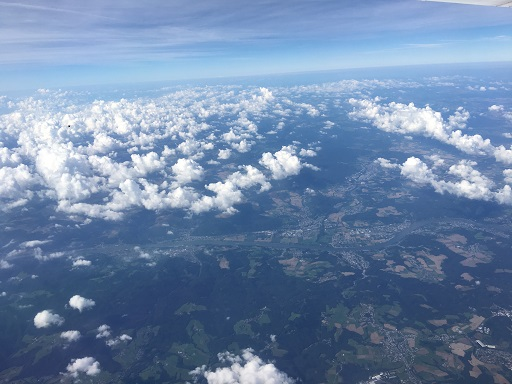
#> input picture clouds.jpg, 512 x 384 px
$ jupyter execute 10-11.ipynb
#> lines starting #> are read from the running program, lines starting #| are printed output that depends on the picture; after the words box and inside, x2 and y2 are one past the last pixel; in counts of white or black regions, pixels touching at a corner belong together
# The Strategy DP & the Iterator DP #

### Richard Mather ###

### October, 2021 ###

## This unit introduces two 'Behavioural' Design Patterns ##

## Both <font color="red">Strategy</font> and <font color="red">Iterator</font> have object-level scope ##

## At the end of this unit there are <font color="red">two logbook exercises for you to complete</font>  ##

## The Strategy Design Pattern ##
### An object behavioural pattern ###

### Intent: ###
"Define a family of algorithms, encapsulate each one, and make them interchangeable. Strategy lets the algorithm vary independently from clients that use it" (Gamma et al., 1995)

- Use this when classes differ only in their behaviour ... provide a means for configuring a class with one of many behaviours
- Have many uses including line-break strategies across different platforms, the application of different financial forecast instruments, different strategies may be applied to GUI dialog boxes to ensure users enter valid data

### Structure ###

This is the generalised structure as presented in Gamma et al. (1995)

### Consequences ###

- Useful for implementing families of related algorithms
- It is an alternative to sub-classing (which statically hardwires behaviour) and thereby allow strategies to vary dynamically
- Strategies remove the need for conditional statements
- Particularly powerful in Python where there is no need to create classes for each strategy as these may be represented as different First Class functions that may be passed to the same Strategy class/object ... see example below

### Implementation ###

One worked example is provided and this is used as a template for a logbook exercise where by 'varying' strategies you demonstrate the capability of the OpenCV computer-vision library.
- Jungwoo Ryoo's example is typically concise and (as for his Factory Method) again exploits: (a) Python's <font color="red">dynamic duck-typing</font> to avoid having to implement interfaces ... i.e. if it has a quack() method then just call it; and (b) Python's <font color="red">First Class functions</font> to avoid having to wrap the factory method in a class (https://www.lynda.com/Python-tutorials/Strategy-example/369187/419208-4.html)<br>

- Here the <font color="red">types</font> module is needed to support dynamic creation of new types
- In the case below new method types are dynamically created:
 - ... the default "execute()" method
 - ... which may be replaced by "strategy_one()" or "strategy_two()"
- The differences to the GoF version of the Strategy DP include:
 - although performing the role of placeholder for ***AlgorithmInterface***, the ***Strategy*** entity is both concrete and capable of resolving ***ANY*** replacement method ... i.e. almost a *super* strategy
 - there are no **ConcreteStrategyA/B/C** class entities. These are not needed in Python as 'bare' First Class function methods **strategy_one()** and **strategy_two()** perform the strategy alternatives perfectly adequately.
 - The ***execute(...)*** method on **Strategy** is both a concrete replacement and an abstraction for resolving all algorithms


[cell 1]
# Example from Jungwoo Ryoo (2015)

# The 'types' module is needed to support dynamic creation of new types. In this case we dynamically create
# ... a new method type
import types #Import the types module

# Although 'concrete' this performs the role of the Strategy interface in the GoF example
class Strategy:
    """The Strategy Pattern class"""

    def __init__(self, function=None):
        self.name = "Default Strategy"

        #If a reference to a function is provided, replace the execute() method with the given function
        if function:
            # When a new method is added with MethodType (from the 'types' module) this dynamically
            # ... binds/maps the new method
            # ... at runtime so that behaves like a normal Python method for the Strategy object
            self.execute = types.MethodType(function, self)

    # Although 'concrete' this performs an equivalent role to the GoF "AlgorithmInterface()"
    def execute(self): #This gets replaced by another version if another strategy is provided.
        """The defaut method that prints the name of the strategy being used"""
        print("{} is used!".format(self.name))

# Replacement method 1 - this is a concrete implementation of 'AlgorithmInterface'
def strategy_one(self):
    print("{} is used to execute method 1".format(self.name))

# Replacement method 2 - this is a concrete implementation of 'AlgorithmInterface'
def strategy_two(self):
    print("{} is used to execute method 2".format(self.name))

# Let's create our default strategy
s0 = Strategy()
# Let's execute our default strategy
s0.execute()

# Let's create the first variation of our default strategy by providing a new behavior
s1 = Strategy(strategy_one)
# Let's set its name
s1.name = "Strategy One"
# Let's execute the strategy
s1.execute()

s2 = Strategy(strategy_two)
s2.name = "Strategy Two"
s2.execute()

## The Iterator Design Pattern ##
### An object behavioural pattern ###

### Intent: ###
"Provide a way to access the elements of an aggregate object sequentially without exposing its underlying representation" (Gamma et al., 1995)

- Aggregate objects (arrays, lists and other sequences/collections) need methods for access to elements and for different types of traversal
- However you don't really want to bloat a List (or other collection) interface with these methods
- At one level of abstraction you can assign data and access/traversal methods to separate objects - e.g. List and ListIterator (see below)

- The Iterator DP provides a solution for keeping the data object separate from access/traversal methods

- ... but this still couples the aggregate object (a list) to its specific ListIterator and "the client must know that it is a *list* that's traversed as opposed to some other aggregate structure" (Gamma et al., 1995)
- The Iterator DP provides a <font color="red">polymorphic iteration</font> solution for changing the 'aggregate' class without having to change the client code
- The Iterator DP abstracts both the Iterator functions (first/next/isDone/currentItem) and *AbstractList/Collection* functions (createIterator/count/append/remove) to an interface/abstract class (see below)
- NOTE: The responsibility *CreateIterator* is devolved to concrete classes to instantiate the iterator approriate to the aggregate object (ahh ... this looks like a *Factory Method DP* then!)
- Iterators are so essential they are built into many languages and Dusty Phillips (2015) nicely explains their role as follows ...

*In typical design pattern parlance, an iterator is an object with a ```next()``` method and a ```done()``` method; the latter returns ```True``` if there are no items left in the sequence. In a programming language without built-in support for iterators, the iterator would be looped over like this:*

```
        while not iterator.done():
            item = iterator.next()
            # do something with the item
```
*In Python, iteration is a special feature, so the method gets a special name, ```__next__```. This method can be accessed using the ```next(iterator)``` built in. Rather than a ```done``` method, the iterator raises ```StopIteration``` to notify the loop that it has completed. Finally, we have the much more readable ```for item in iterator``` syntax to actually access items in an iterator instead of messing around with a ```while``` loop.*

### Structure ###

This is the generalised structure as presented in Gamma et al. (1995)

### Consequences ###

Consequences of using the Iterator DP are mostly positive:

- It supports different types of traversal - e.g. complex aggregates may be easily treated with different traversal algorithms
- Iterators simplify the interface of the aggregate object
- Iterators decouple client code from iterator implementations


### Implementation ###

- Because iterators are embedded in most OO languages, developers are more usually consumers of Iterator DPs rather than having to engineer them

#### Example [1] below is derived from multiple sources ####
- It really serves as evidence of the presence of the **Iterator DP** by:
 - demonstrating *client* code and the application of 3x *concrete iterator* implementations applied to a *concrete list*
 - demonstrating the behaviour of two iterators - the *zip* tuple iteratorand the *generator* (iterable list of items) iterator
- The first two iterator implementations/variations return/yield *generator* iterable objects that 'yield' next items
- Generators are simple functions which avoid loading large collections into memory - they just remember
- ... where they are in the collection and yield that item before moving on to the next
- Return simply returns the value after the function call,
 - ... and it will not allow you to do anything else after the return statement. ...
 - ... yield returns a value only once, and the next time you call the same function
 - ... it will move on to the next yield statement. Also in generators we always get the object as output

- With a *generator* you can either use a for loop or call *next()*
- The third iterator returns a *zip* object
- Both *zip* and *generator* objects are iterable using ``` for element in collection: ```
- ``` for element in collection: ``` uses next() and the *StopIteration* (in other languages *IsDone*) protocols but hide these
- The final two examples demonstrate using both zip and generator objects with two elements by ...
 - illustrating by application the presence of a *next()* method
 - and catching the *StopIteration* exception when a call to a non-existant third element is made

#### Example [2] is a logbook exercise and is a simple demonstration of the Python __iter__() function
- The ```__iter__()``` function returns an iterator object that goes through the each element of the given object.
- The next element can be accessed through ```__next__()``` function.
- ```__iter__()``` can be applied to many aggregate objects (lists, sets, tuples etc and other custom objects)

```
mylist = ['item1', 'item2', 'item3']

iter_mylist = iter(mylist)

try:
    print(next(iter_mylist))
    print(next(iter_mylist))
    print(next(iter_mylist))
    # Exceeds number of items so should raise StopIteration exception
    print( next(iter_mylist))
except Exception as e:
    print(e)
    print(sys.exc_info())
```

[cell 2]
import sys

# CONCRETE ITERATOR 1
# uses numberItems and list of books to create an iterator of tuples of numberItems length and yields (like return a generator
def special_iterator1(numberItems, _list):
    # zip returns an object which is an iterator of tuples
    # ... such as ((1,"Anna Karenina by Leo Tolstoy"), (2,"Madame Bovary by Gustave Flaubert"))
    tupleIterator = zip(range(numberItems), _list)

    # Iterate over the iterable tuple and extract the 'top books'
    # ... insert them in a generator named _generator
    for position, _generator in tupleIterator:
        # Return the selected items in a generator
        # Generators are objects and simple functions which return an iterable set of items
        # Return simply returns the value after the function call,
        # ... and it will not allow you to do anything else after the return statement. ...
        # ... yield 'returns' a value only once, and the next time you call the same function
        # ... it will move on to the next yield statement. Also in generators we always get the object as output
        yield _generator

# CONCRETE ITERATOR 2
# Use range parameters to select beginning, end and every nth items - this yields items from the 'tupleIterator'
def special_iterator2(start, stop, step, _list):
    # NOTE: syntax for returning elements in _list with start, end and steps in a sequence
    tupleIterator = zip(range(start, stop, step), _list[start:stop:step])
    for position, _generator2 in tupleIterator:
        yield _generator2

# CONCRETE ITERATOR 3
# Use range parameters to select beginning, end and every nth items - returns the entire 'tupleIterator' and tuple contents
def special_iterator3(start, stop, step, _list):
    tupleIterator = zip(range(start, stop, step), _list[start:stop:step])
    return tupleIterator

top10books=["Anna Karenina by Leo Tolstoy", "Madame Bovary by Gustave Flaubert", "War and Peace by Leo Tolstoy",
           "Lolita by Vladimir Nabokov", "The Adventures of Huckleberry Finn by Mark Twain", "Hamlet by William Shakespeare",
           "The Great Gatsby by F. Scott Fitzgerald", "In Search of Lost Time by Marcel Proust",
           "The Stories of Anton Chekhov by Anton Chekhov", "Middlemarch by George Eliot"]

print("\nOutput from special_iterator1\n")
# Inspect the generator returned by iterator 1
for item in special_iterator1(7, top10books):
    print("{}".format(item))

# Inspect the generator returned by iterator 2
print("\nOutput from special_iterator2\n")
for item in special_iterator2(3,7,2, top10books):
    print("{}".format(item))

# Inspect the tuple returned by iterator 3
print("\nOutput from special_iterator3\n")
for item in special_iterator3(3,7,2, top10books):
    print("{}".format(item))


# Demonstrate ubiquitous next() and IsDone() (in Python's case StopIteration 'error') of Iterator DPs in a generator iterator
print("\nOutput from GENERATOR using next() and observing StopIteration\n")
s_i_generator = special_iterator2(3,7,2, top10books)
try:
    print("This GENERATOR item is {} ... ".format(next(s_i_generator)))
    print("This GENERATOR item is {} ... ".format(next(s_i_generator)))
    print("This GENERATOR item is {} ... ".format(next(s_i_generator)))
except Exception as e:
    print(e)
    print(sys.exc_info())

# Demonstrate ubiquitous next() and done() (in Python's case StopIteration 'error') of Iterator DPs in a zip iterator (of tuples)
print("\nOutput from ZIP object (tuple iterator) using next() and observing StopIteration\n")
s_i_tuple = special_iterator3(3,7,2, top10books)
try:
    print("This ZIP item is {} ... ".format(next(s_i_tuple)))
    print("This ZIP item is {} ... ".format(next(s_i_tuple)))
    print("This ZIP item is {} ... ".format(next(s_i_tuple)))
except Exception as e:
    print(e)
    print(sys.exc_info())

## <font color="red">Logbook Exercise 10</font> ##

- Modify Jungwoo Ryoo's Strategy Pattern to showcase ***OpenCV*** capabilities with different image processing strategies
- We will use the ***OpenCV*** (Open Computer Vision) library which has been reproduced with Python bindings
- OpenCV has many standard computer science image-processing filters and includes powerful AI machine learning algorithms
- The following resources provide more information on OpenCv with Python ...
 - Beyeler, M. (2015). OpenCV with Python blueprints. Packt Publishing Ltd.
 - Joshi, P. (2015). OpenCV with Python by example. Packt Publishing Ltd.
 - The cartoon effect is from http://www.askaswiss.com/2016/01/how-to-create-cartoon-effect-opencv-python.html and https://www.tutorialspoint.com/cartooning-an-image-using-opencv-in-python

### Development stages ###
- Install the OpenCV package - we have to do this manually ...
 - Start Anaconda Navigator
 - From Anaconda run the CMD.exe terminal
 - At the prompt type ... ``` conda install opencv-python ```
 - The process may pause with a prompt ... ```Proceed ([y]/n)?``` ... just accept this ... ```y```
- Copy Jungwoo Ryoo's code to a code cell below this one
- As well as the ***types*** module you will need to provide access to OpenCV and numpy as follows
```
    # Import OpenCV
    import cv2
    import numpy as np
```
- Please place a copy of clouds.jpg in the same directory as your Jupyter logbook
- The code for each strategy and some notes on implementing these are below ...
- The output should look something like this ... but if you wish feel free to experiment with something else ... cats etc.!

### Implementing image processing strategies ###

- There will be six strategy objects s0-s5, where s0 is the default strategy of the **Strategy** class
- Instead of assigning a name to each strategy object, you will need to reference the image to be processed - 'clouds.jpg'
 - i.e. s0.image = "clouds.jpg"
- The *body* code for each strategy is below, you will need to provide the method signatures and their executions

#### strategy s0 ####

The default ***execute()*** method that simply displays the image sent to it

```
        print("The image {} is used to execute Strategy 0 - Display image".format(self.image))
        img_rgb = cv2.imread(self.image)
        cv2.imshow('Image', img_rgb)
```

#### strategy s1 ####

This converts a colour image into a mononochrome one - suggested strategy method name is ***strategy_greyscale***

```
    img_rgb = cv2.imread(self.image)
    img_gray = cv2.cvtColor(img_rgb, cv2.COLOR_RGB2GRAY)
    cv2.imshow('Greyscale image', img_gray)

```

#### strategy s2 ####

This applies a blur filter to an image - suggested strategy method name is ***strategy_blur***

```
    img_rgb = cv2.imread(self.image)
    img_blur = cv2.medianBlur(img_rgb, 7)
    cv2.imshow('Blurred image', img_blur)

```

#### strategy s3 ####

This produces a colour negative image from a colour one - suggested strategy method name is ***strategy_colNegative***

```
  img_rgb = cv2.imread(self.image)
    for x in np.nditer(img_rgb, op_flags=['readwrite']):
        x[...] = (255 - x)
    cv2.imshow('Colour negative', img_rgb)

```

#### strategy s4 ####

This produces a monochrome negative image from a colour one - suggested strategy method name is ***strategy_greyNegative***

```
    img_rgb = cv2.imread(self.image)
    img_grey = cv2.cvtColor(img_rgb, cv2.COLOR_RGB2GRAY)
    for x in np.nditer(img_grey, op_flags=['readwrite']):
        x[...] = (255 - x)
    cv2.imshow('Monochrome negative', img_grey)
```

#### strategy s5 ####

This produces a cartoon-like effect - suggested strategy method name is ***strategy_cartoon***

```
    #Use bilateral filter for edge smoothing.
    num_down = 2 # number of downsampling steps
    num_bilateral = 7 # number of bilateral filtering steps
    img_rgb = cv2.imread(self.image)
    # downsample image using Gaussian pyramid
    img_color = img_rgb
    for _ in range(num_down):
        img_color = cv2.pyrDown(img_color)
    # repeatedly apply small bilateral filter instead of applying one large filter
    for _ in range(num_bilateral):
        img_color = cv2.bilateralFilter(img_color, d=9, sigmaColor=9, sigmaSpace=7)
    # upsample image to original size
    for _ in range(num_down):
        img_color = cv2.pyrUp(img_color)
    #Use median filter to reduce noise convert to grayscale and apply median blur
    img_gray = cv2.cvtColor(img_rgb, cv2.COLOR_RGB2GRAY)
    img_blur = cv2.medianBlur(img_gray, 7)
    #Use adaptive thresholding to create an edge mask detect and enhance edges
    img_edge = cv2.adaptiveThreshold(img_blur, 255, cv2.ADAPTIVE_THRESH_MEAN_C, cv2.THRESH_BINARY, blockSize=9, C=2)
    # Combine color image with edge mask & display picture, convert back to color, bit-AND with color image
    img_edge = cv2.cvtColor(img_edge, cv2.COLOR_GRAY2RGB)
    img_cartoon = cv2.bitwise_and(img_color, img_edge)
    # display
    cv2.imshow("Cartoon-ised image", img_cartoon); cv2.waitKey(0); cv2.destroyAllWindows()

```

[cell 3]
import types
import cv2
import numpy as np

# Strategy Pattern implementation

class Strategy:
    """The Strategy Pattern class"""

    def __init__(self, function=None):
        self.name = "Default Strategy"

        #If a reference to a function is provided, replace the execute() method with the given function
        if function:
            self.execute = types.MethodType(function, self)

    # Default execute method
    def execute(self):
        """The default method that prints the name of the strategy being used"""
        print("{} is used!".format(self.name))

# Replacement method 1
def strategy_one(self):
    print("{} is used to execute method 1".format(self.name))

# Replacement method 2
def strategy_two(self):
    print("{} is used to execute method 2".format(self.name))

# Creating different strategies and executing them
s0 = Strategy()  # Default strategy
s0.execute()

s1 = Strategy(strategy_one)  # Using strategy_one
s1.name = "Strategy One"
s1.execute()

s2 = Strategy(strategy_two)  # Using strategy_two
s2.name = "Strategy Two"
s2.execute()

# Image processing using OpenCV

img_path = 'clouds.jpg'  # Path to the image file

# Read image in color
img = cv2.imread(img_path, 1)
#> img is the input picture: shape (384, 512, 3); mean B, G, R 167.8, 134.4, 110.1
cv2.imshow('image', img)

# Convert image to grayscale
img_rgb = cv2.imread(img_path, 1)
img_gray = cv2.cvtColor(img_rgb, cv2.COLOR_RGB2GRAY)
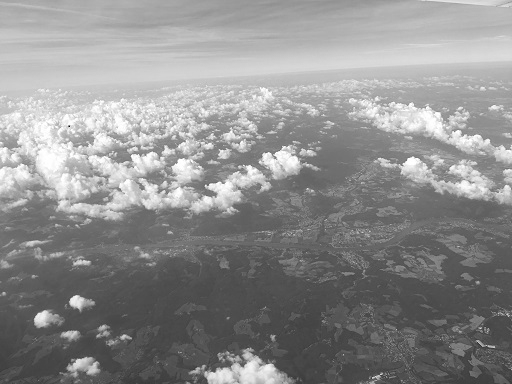
#> img_gray: shape (384, 512); min 4, max 255, mean 141.6
cv2.imshow('Greyscale image', img_gray)

# Apply median blur to the image
img_rgb = cv2.imread(img_path, 1)
img_blur = cv2.medianBlur(img_rgb, 7)
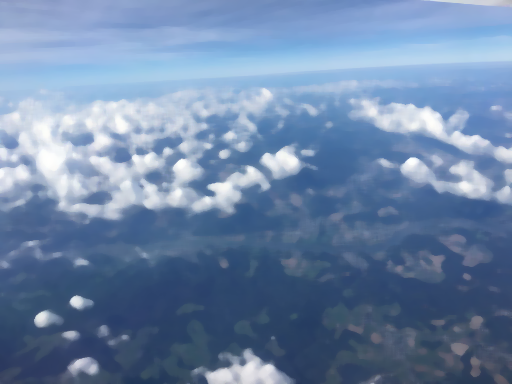
#> img_blur: shape (384, 512, 3); mean B, G, R 167, 133.3, 108.9
cv2.imshow('Blurred image', img_blur)

# Invert the colors of the image (negative)
img_rgb = cv2.imread(img_path, 1)
for x in np.nditer(img_rgb, op_flags=['readwrite']):
    x[...] = (255 - x)
#> this loop made 589824 passes
cv2.imshow('Colour negative', img_rgb)
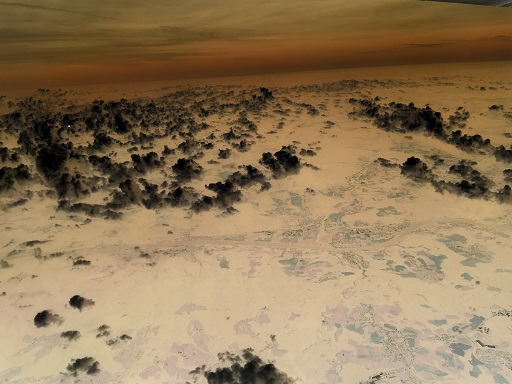
#> window 'Colour negative': shape (384, 512, 3); mean B, G, R 87.2, 120.6, 144.9

# Invert the grayscale image (negative)
img_rgb = cv2.imread(img_path, 1)
img_grey = cv2.cvtColor(img_rgb, cv2.COLOR_RGB2GRAY)
for x in np.nditer(img_grey, op_flags=['readwrite']):
    x[...] = (255 - x)
#> this loop made 196608 passes
cv2.imshow('Monochrome negative', img_grey)
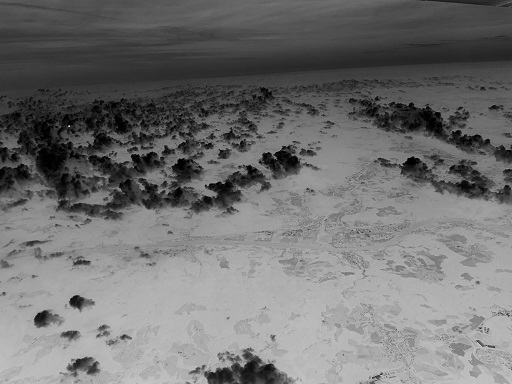
#> window 'Monochrome negative': shape (384, 512); min 0, max 251, mean 113.4

# Cartoon effect using bilateral filter and adaptive thresholding
num_down = 2  # number of downsampling steps
num_bilateral = 7  # number of bilateral filtering steps
img_rgb = cv2.imread(img_path, 1)

# Downsample image using Gaussian pyramid
img_color = img_rgb
for _ in range(num_down):
    img_color = cv2.pyrDown(img_color)
#> this loop made 2 passes
#> pass 1, `img_color = cv2.pyrDown(img_color)`:
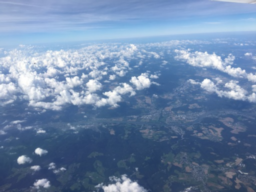
#> img_color: shape (192, 256, 3); mean B, G, R 168, 134.5, 110.2
#> pass 2, `img_color = cv2.pyrDown(img_color)`:
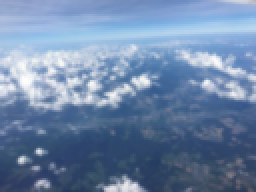
#> img_color: shape (96, 128, 3) (shown 2 times larger); mean B, G, R 168.2, 134.7, 110.4

# Apply bilateral filter multiple times instead of a large filter
for _ in range(num_bilateral):
    img_color = cv2.bilateralFilter(img_color, d=9, sigmaColor=9, sigmaSpace=7)

# Upsample image back to original size
for _ in range(num_down):
    img_color = cv2.pyrUp(img_color)
#> this loop made 2 passes
#> pass 1, `img_color = cv2.pyrUp(img_color)`:
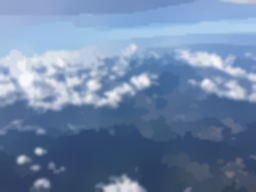
#> img_color: shape (192, 256, 3); mean B, G, R 167.9, 134.2, 109.9

# Convert to grayscale, apply median blur, and use adaptive thresholding to detect edges
img_gray = cv2.cvtColor(img_rgb, cv2.COLOR_RGB2GRAY)
img_blur = cv2.medianBlur(img_gray, 7)
#> img_blur: shape (384, 512)
img_edge = cv2.adaptiveThreshold(img_blur, 255, cv2.ADAPTIVE_THRESH_MEAN_C, cv2.THRESH_BINARY, blockSize=9, C=2)
#> img_edge: shape (384, 512); 74.8% white; 1064 black regions (792 under 20 px), largest, box (x1, y1, x2, y2) and area: (131, 124, 327, 205) 4458, (353, 127, 512, 212) 3472, (355, 227, 496, 287) 2211
#> (the rest of the program and of its run is left out)
